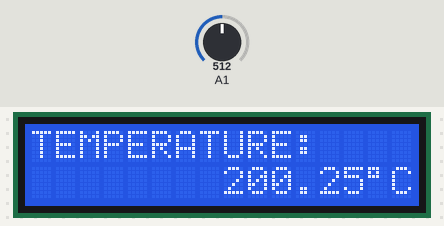
The sketch below on a simulated Arduino Uno, built with avr-gcc and run on an emulated ATmega328P. Parts: 16×2 character LCD. Inputs (shaded band) come from the test bench; at power-on: A1 = 512. What the sketch prints to the serial monitor is not drawn.

Above: at 1.2 s.
1.3 s: A1 set to 325
At 4.8 s:
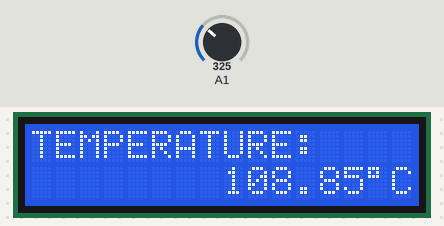
6.3 s: A1 set to 294
At 9.3 s:
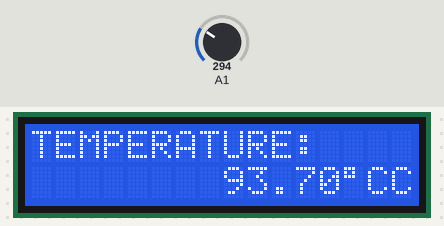
11.3 s: A1 set to 136
At 12.5 s:
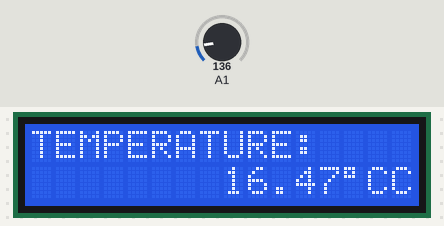
16.3 s: A1 set to 117
At 21.3 s:
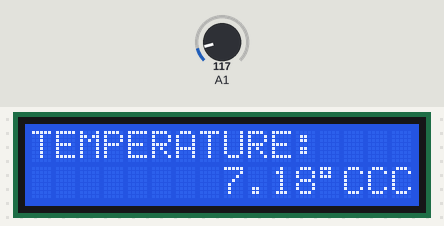
Timing chart, 0 to 22.5 s (numbered marks = the images above; inputs shaded):
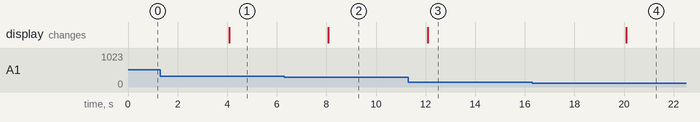

The sketch:

tmpLCD.ino
```cpp
#include <LiquidCrystal.h> // includes the LiquidCrystal Library
LiquidCrystal lcd(7, 8, 9, 10, 11, 12); // Creates an LC object. Parameters: (rs, enable, d4, d5, d6, d7)

const int temperaturePin = 1;

void setup() {

  Serial.begin(9600);
  lcd.begin(16,2); // Initializes the interface to the LCD screen, and specifies the dimensions (width and height) of the display }

}

void loop() {

  float voltage, degreesC, degreesF;
  voltage = getVoltage(temperaturePin);
  degreesC = (voltage - 0.5) * 100.0;
  degreesF = degreesC * (9.0/5.0) + 32.0;

  Serial.print("voltage: ");
  Serial.print(voltage);
  Serial.print("  deg C: ");
  Serial.print(degreesC);
  Serial.print("  deg F: ");
  Serial.println(degreesF);

  lcd.setCursor(0,0);
  lcd.print("TEMPERATURE: ");
  lcd.setCursor(8,1);
  lcd.print(degreesC);
  lcd.print((char)223);
  lcd.print("C");

  delay(4000);

}

float getVoltage(int pin)
{


  return (analogRead(pin) * 0.0048876);

  // This equation converts the 0 to 1023 value that analogRead()
  // returns, into a 0.0 to 5.0 value that is the true voltage
  // being read at that pin.
}
```

Measured:
- the behaviour switches between 307 and 306 on A1 (found by bisection; images 1 and 2)
- the behaviour switches between 123 and 122 on A1 (found by bisection; images 3 and 4)
- after the input at 1.3 s, the display: changes after 2.8 s (image 1)
- after the input at 6.3 s, the display: changes after 1.8 s (image 2)
- after the input at 11.3 s, the display: changes after 0.78 s (image 3)
- after the input at 16.3 s, the display: changes after 3.8 s (image 4)
